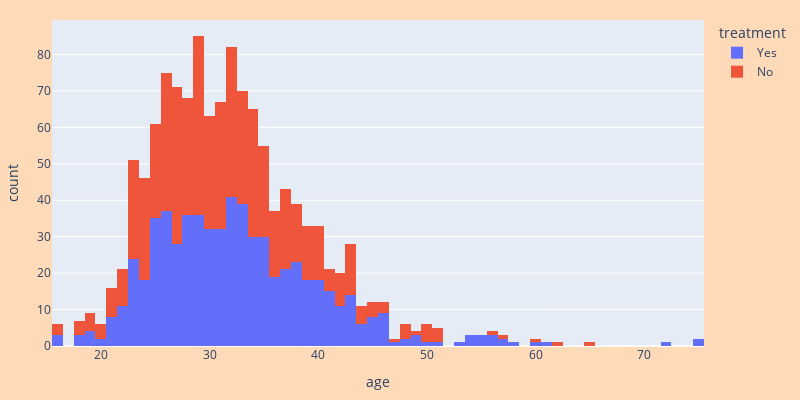

Notebook code cell kept with this figure:
### Markdown cell above
What age gets/does not get treatment?

### Code cell
fig = px.histogram(data, x = 'age' , color = 'treatment', width=800, height=400 )
fig.update_layout(
    margin=dict(l=20, r=20, t=20, b=20),
    paper_bgcolor="peachpuff",
)

fig.show()

### Figure 1 — Plotly figure (JSON) as saved in the notebook; plotly's stock layout.template omitted (floating-point values rounded to 4 significant figures; data arrays with more than 128 entries replaced by an {"elided": "..."} marker saying what was removed)
{"data": [{"alignmentgroup": "True", "bingroup": "x", "hovertemplate": "treatment=Yes<br>age=%{x}<br>count=%{y}<extra></extra>", "legendgroup": "Yes", "marker": {"color": "#636efa", "pattern": {"shape": ""}}, "name": "Yes", "offsetgroup": "Yes", "orientation": "v", "showlegend": true, "type": "histogram", "x": {"elided": "637 int values"}, "xaxis": "x", "yaxis": "y"}, {"alignmentgroup": "True", "bingroup": "x", "hovertemplate": "treatment=No<br>age=%{x}<br>count=%{y}<extra></extra>", "legendgroup": "No", "marker": {"color": "#EF553B", "pattern": {"shape": ""}}, "name": "No", "offsetgroup": "No", "orientation": "v", "showlegend": true, "type": "histogram", "x": {"elided": "622 int values"}, "xaxis": "x", "yaxis": "y"}], "layout": {"barmode": "relative", "height": 400, "legend": {"title": {"text": "treatment"}, "tracegroupgap": 0}, "margin": {"b": 20, "l": 20, "r": 20, "t": 20}, "paper_bgcolor": "peachpuff", "width": 800, "xaxis": {"anchor": "y", "domain": [0, 1], "title": {"text": "age"}}, "yaxis": {"anchor": "x", "domain": [0, 1], "title": {"text": "count"}}}}
